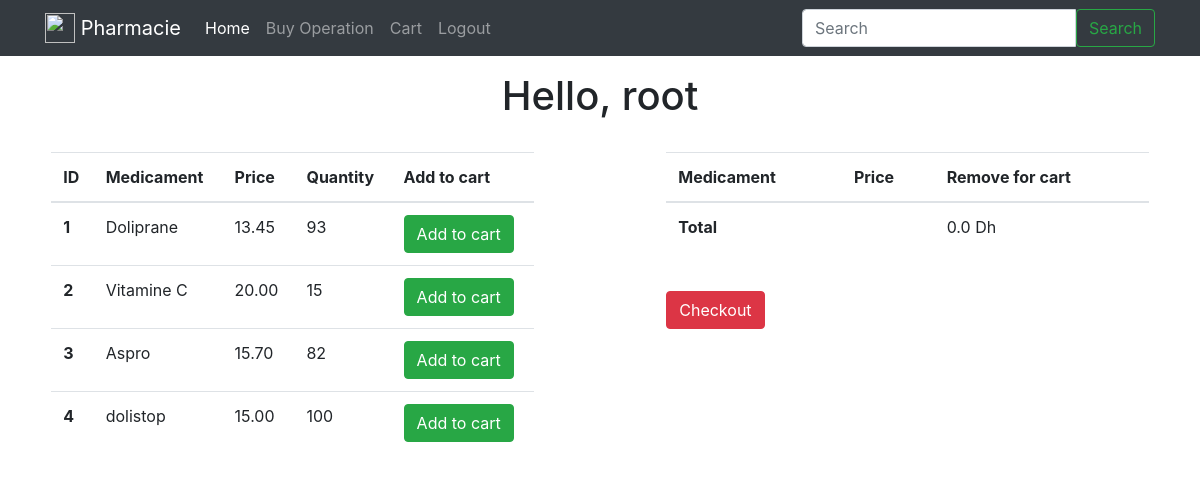
Page / (signed in) on the earlier database version.
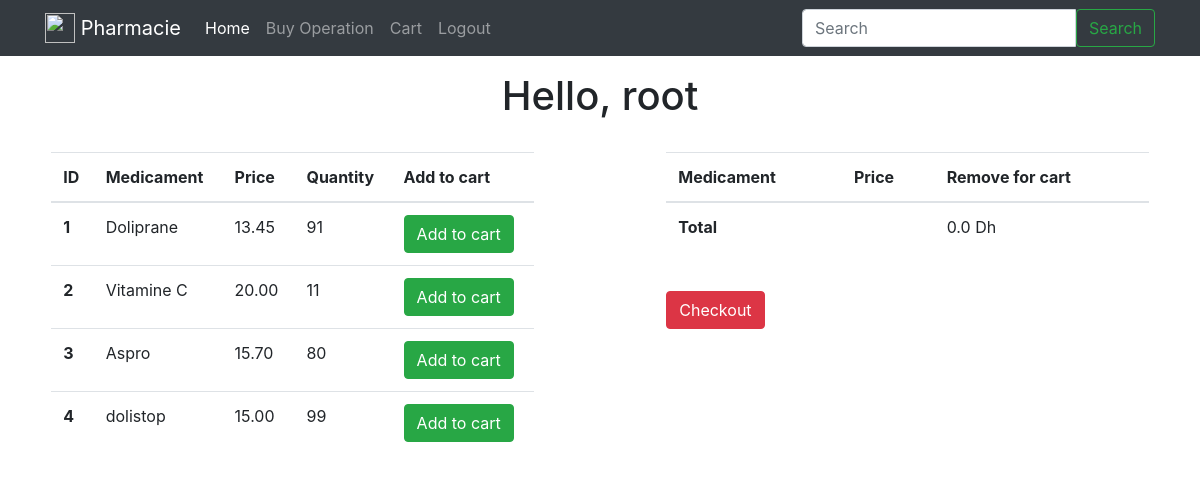
Same page on the later database version.
### Medicament/models.py (models this page shows, shortened)
class Medicament(models.Model):
	title 		= models.CharField(max_length=120)
	price 		= models.DecimalField(decimal_places=2, max_digits=20, null=False)
	quantity 	= models.PositiveIntegerField()
	objects = CustomManager()

### cart/models.py (models this page shows, shortened)
class Cart(models.Model):
    user        = models.ForeignKey(User, null=True, blank=True)
    Medicaments = models.ManyToManyField(Medicament, blank=True)
    subtotal    = models.DecimalField(default=0.00, max_digits=100, decimal_places=2)
    total       = models.DecimalField(default=0.00, max_digits=100, decimal_places=2)
    objects = CartManager()

### ph/views.py (the view)
# urls.py: url(r'^$', home_page, name='home'),
def home_page(request):
	queryset = Medicament.objects.all()
	cart_obj, new_obj = Cart.objects.new_or_get(request)
	content = {
		"title":"Pharmacie Home page",
		"cart":cart_obj
	}
	if request.user.is_authenticated():
		content["medicament_list"]= queryset
		content["username"]= request.user
	if request.method == 'POST':
		qs = request.POST.get('q')
		queryset = Medicament.objects.filter(title__contains = qs )
		content["medicament_list"]= queryset
	return render(request, "home_page.html",content)

### Medicament/models.py (called while the page is built)
	def get_queryset(self):
		super_query = super(models.Manager,self).get_queryset()
		return super_query

### cart/models.py (called while the page is built)
def pre_save_cart_receiver(sender, instance, *args, **kwargs):
    if instance.subtotal > 0:
        instance.total = Decimal(instance.subtotal) * Decimal(1.08) # 8% tax
    else:
        instance.total = 0.00

    def new_or_get(self, request):
        cart_id = request.session.get("cart_id", None)
        qs = self.get_queryset().filter(id=cart_id)
        if qs.count() == 1:
            new_obj = False
            cart_obj = qs.first()
            if request.user.is_authenticated() and cart_obj.user is None:
                cart_obj.user = request.user
                cart_obj.save()
        else:
            cart_obj = Cart.objects.new(user=request.user)
            new_obj = True
            request.session['cart_id'] = cart_obj.id
        return cart_obj, new_obj

    def new(self, user=None):
        user_obj = None
        if user is not None:
            if user.is_authenticated():
                user_obj = user
        return self.model.objects.create(user=user_obj)

### templates/home_page.html (shortened to what this page needs)
{% extends "base.html" %}
{% load static %}
{% block content %}
	<div class='text-center'>
					<h1>Hello, {{ username }}</h1>
	</div>
				{% if request.user.is_authenticated %}
							<div class="row ">
										<div class='col-md-5 col-1 mx-auto'>
											<form action="update/" method="post"> {% csrf_token %}
										<table class="table">
																<thead>
																					<tr>
																						<th scope="col">ID</th>
																						<th scope="col">Medicament</th>
																						<th scope="col">Price</th>
																						<th scope="col">Quantity</th>
																						<th scope="col">Add to cart</th>
																					</tr>
																</thead>
																<tbody>
																					{% for obj in medicament_list %}
																						<tr>
																							<th scope="row">{{ obj.id }}</th>
																							<td>{{ obj.title }}</td>
																							<td>{{ obj.price }}</td>
																							<td>{{ obj.quantity }}</td>
																							{% if obj in cart.Medicaments.all %}
																							<td><button type="submit" class="btn btn-primary">In cart</button></td>
																							{% else %}
																							<td><button name="selected_Med_button" value="{{ obj.id }}" type="submit" class="btn btn-success">Add to cart</button></td>
																							{% endif %}
																						</tr>
																					{% endfor %}
																</tbody>
										</table>
									</form>
										</div>
										<div class='col-md-5 col-1 mx-auto'>
											<form action="update/" method="post"> {% csrf_token %}
										<table class="table">
																<thead>
																					<tr>
																						<th scope="col">Medicament</th>
																						<th scope="col">Price</th>
																						<th scope="col">Remove for cart</th>
																					</tr>
																</thead>
																<tbody>
																						<tr>
																				      <th colspan="2" scope="row">Total</th>
																				      <td>{{ cart.total }} Dh</td>
																				    </tr>
																</tbody>
										</table>
									</form>
									<br>
									<form action="checkout/" method="post"> {% csrf_token %}
										<button name="checkout_button" value="{{cart.id}}" type="submit" class="btn btn-danger">Checkout</button>
									</form>
										</div>
								</div>
					 {% endif %}
{% endblock %}

### templates/base.html (shortened to what this page needs)
{% load static %}
<!doctype html>
		<html lang="en">
		  <head>
			{% include "base/css.html" %}
			{% include "base/navbar.html" with brand_name='Pharmacie' %}
		  </head>
		  <body>
					{% block content %}{% endblock %}
		</html>

### templates/base/css.html (shortened to what this page needs)
<link rel="stylesheet" href="https://maxcdn.bootstrapcdn.com/bootstrap/4.0.0/css/bootstrap.min.css">

### templates/base/navbar.html (shortened to what this page needs)
{% url 'home' as home_url %}
{% url 'buy' as buy_url %}
{% url 'login' as login_url %}
{% url 'logout' as logout_url %}
{% url 'cart' as cart_url %}
<nav class="navbar navbar-expand-lg navbar-dark bg-dark mb-3">
   <div class='container'>
  <a class="navbar-brand" href="{{ home_url }}">
    <img src="//getbootstrap.com/assets/brand/bootstrap-solid.svg" width="30" height="30" class="d-inline-block align-top" alt="">
    {% if brand_name %} {{brand_name }} {% else %}Pharmacy {% endif %}
  </a>
  <div class="collapse navbar-collapse" id="navbarSupportedContent">
    <ul class="navbar-nav mr-auto">
      <li class="nav-item {% if request.path == home_url %}active{% endif %}">
        <a class="nav-link" href="{{ home_url }}">Home <span class="sr-only">(current)</span></a>
      </li>
      <li class="nav-item {% if request.path == buy_url %}active{% endif %}">
        <a class="nav-link" href="{{ buy_url }}">Buy Operation</a>
      </li>
      <li class="nav-item {% if request.path == cart_url %}active{% endif %}">
        <a class="nav-link" href="{{ cart_url }}">Cart</a>
      </li>
		{% if request.user.is_authenticated %}
      <li class="nav-item {% if request.path == logout_url %}active{% endif %}">
		<a class="nav-link" id="logout" href="{{ logout_url }}?next=/login">Logout</a>
	  </li>
		{% else %}
	  <li class="nav-item {% if request.path == login_url %}active{% endif %}">
        <a class="nav-link" href="{{ login_url }}">Login</a>
      </li>
		{% endif %}
    </ul>
    {% include 'base/search-form.html' %}
  </div>
</div>
</nav>

### templates/base/search-form.html
<form method='POST' action='/' class="form my-2 my-lg-0 search-form">{% csrf_token %}
  <div class='input-group'>
    <input class="form-control" type="text" placeholder="Search" name='q' aria-label="Search" value='{{ request.POST.q }}'>
    <span class='input-group-btn'>
        <button class="btn btn-outline-success" type="submit">Search</button>
    </span>
    </div>
</form>

### templates/base/js.html (shortened to what this page needs)
{% load static %}

Differences in the rows shown:
changed Medicament "Doliprane": quantity "93" → "91"
changed Medicament "Vitamine C": quantity "15" → "11"
changed Medicament "Aspro": quantity "82" → "80"
changed Medicament "dolistop": quantity "100" → "99"
